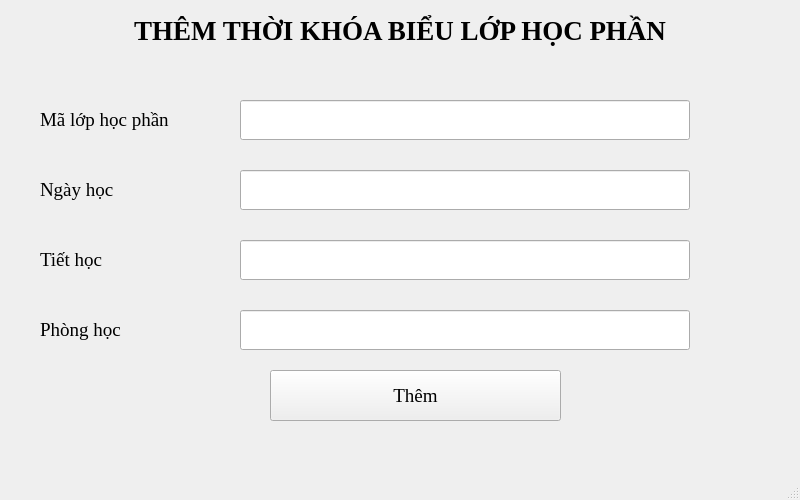
<?xml version="1.0" encoding="UTF-8"?>
<ui version="4.0">
 <class>MainWindow</class>
 <widget class="QMainWindow" name="MainWindow">
  <property name="geometry">
   <rect>
    <x>0</x>
    <y>0</y>
    <width>800</width>
    <height>500</height>
   </rect>
  </property>
  <property name="font">
   <font>
    <family>Times New Roman</family>
    <pointsize>14</pointsize>
   </font>
  </property>
  <property name="windowTitle">
   <string>MainWindow</string>
  </property>
  <widget class="QWidget" name="centralwidget">
   <widget class="QLabel" name="lb_title">
    <property name="geometry">
     <rect>
      <x>0</x>
      <y>0</y>
      <width>800</width>
      <height>60</height>
     </rect>
    </property>
    <property name="font">
     <font>
      <family>Times New Roman</family>
      <pointsize>20</pointsize>
      <weight>75</weight>
      <bold>true</bold>
     </font>
    </property>
    <property name="text">
     <string>THÊM THỜI KHÓA BIỂU LỚP HỌC PHẦN</string>
    </property>
    <property name="alignment">
     <set>Qt::AlignCenter</set>
    </property>
   </widget>
   <widget class="QLabel" name="lb_maLHP">
    <property name="geometry">
     <rect>
      <x>40</x>
      <y>100</y>
      <width>150</width>
      <height>40</height>
     </rect>
    </property>
    <property name="text">
     <string>Mã lớp học phần</string>
    </property>
   </widget>
   <widget class="QLabel" name="lb_ngayHoc">
    <property name="geometry">
     <rect>
      <x>40</x>
      <y>170</y>
      <width>150</width>
      <height>40</height>
     </rect>
    </property>
    <property name="text">
     <string>Ngày học</string>
    </property>
   </widget>
   <widget class="QLabel" name="lb_tietHoc">
    <property name="geometry">
     <rect>
      <x>40</x>
      <y>240</y>
      <width>150</width>
      <height>40</height>
     </rect>
    </property>
    <property name="text">
     <string>Tiết học</string>
    </property>
   </widget>
   <widget class="QLabel" name="lb_phongHoc">
    <property name="geometry">
     <rect>
      <x>40</x>
      <y>310</y>
      <width>150</width>
      <height>40</height>
     </rect>
    </property>
    <property name="text">
     <string>Phòng học</string>
    </property>
   </widget>
   <widget class="QLineEdit" name="ip_maLHP">
    <property name="geometry">
     <rect>
      <x>240</x>
      <y>100</y>
      <width>450</width>
      <height>40</height>
     </rect>
    </property>
    <property name="focusPolicy">
     <enum>Qt::NoFocus</enum>
    </property>
   </widget>
   <widget class="QLineEdit" name="ip_ngayHoc">
    <property name="geometry">
     <rect>
      <x>240</x>
      <y>170</y>
      <width>450</width>
      <height>40</height>
     </rect>
    </property>
   </widget>
   <widget class="QLineEdit" name="ip_tietHoc">
    <property name="geometry">
     <rect>
      <x>240</x>
      <y>240</y>
      <width>450</width>
      <height>40</height>
     </rect>
    </property>
   </widget>
   <widget class="QLineEdit" name="ip_phongHoc">
    <property name="geometry">
     <rect>
      <x>240</x>
      <y>310</y>
      <width>450</width>
      <height>40</height>
     </rect>
    </property>
   </widget>
   <widget class="QPushButton" name="btn_them">
    <property name="geometry">
     <rect>
      <x>270</x>
      <y>370</y>
      <width>291</width>
      <height>51</height>
     </rect>
    </property>
    <property name="text">
     <string>Thêm</string>
    </property>
   </widget>
  </widget>
  <widget class="QMenuBar" name="menubar">
   <property name="geometry">
    <rect>
     <x>0</x>
     <y>0</y>
     <width>800</width>
     <height>27</height>
    </rect>
   </property>
  </widget>
  <widget class="QStatusBar" name="statusbar"/>
 </widget>
 <resources/>
 <connections/>
</ui>
